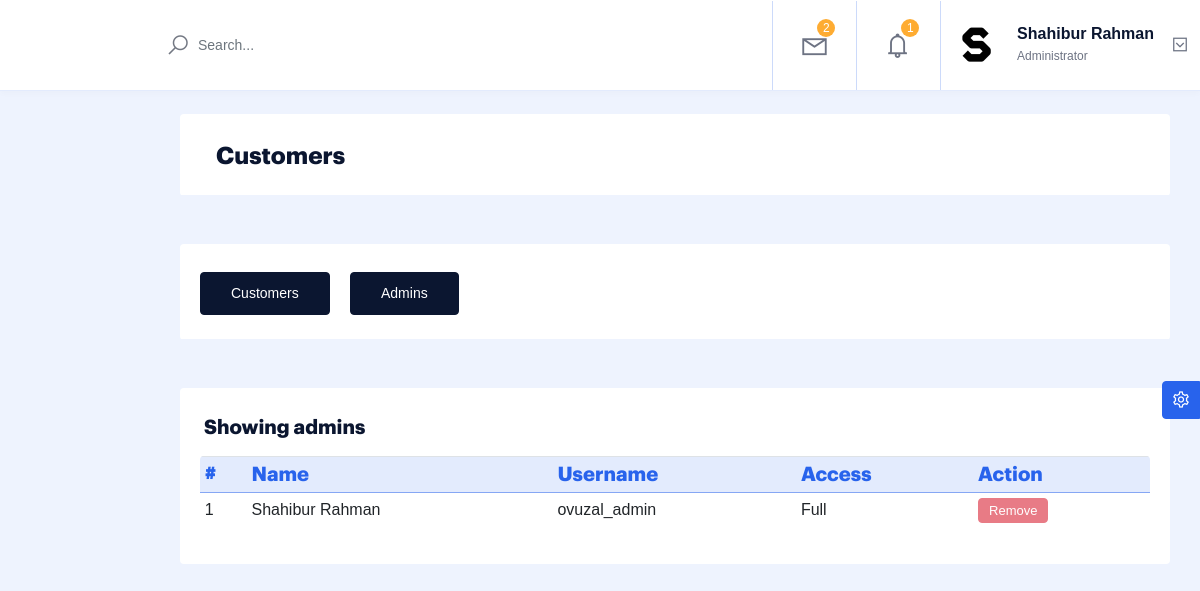
/dashboard/user/admin (signed in), run on the app's committed database.
### src/admin/models.py (models this page shows, shortened)
class User(db.Model,UserMixin):
    id = db.Column(db.Integer, primary_key=True)
    name = db.Column(db.String(30), unique=False, nullable=False)
    username = db.Column(db.String(80), unique=True, nullable=False)
    email = db.Column(db.String(120), unique=True, nullable=False)
    password = db.Column(db.String(180), unique=False, nullable=False)
    profile = db.Column(db.String(80), unique=False, nullable=False,default='profile.jpg')
    access=db.Column(db.String(20), unique=False, nullable=True,default='Full')
    is_admin =db.Column(db.Boolean, nullable=False,default=True)
    is_confirm=db.Column(db.Boolean, nullable=False,default=False)

### src/admin/routes.py (the view)
@app.route('/dashboard/user/<string:name>')
@login_required
def dashboard_users(name=''):
    if is_admin() is False:
        return register_error_handler(404, page_not_found)
    customers=Register.query.all()
    admins=User.query.all()
    if name == 'admin':
        return render_template('admin/users.html',title="Admin Page",admins=admins)
    else:
        return render_template('admin/users.html',title="Admin Page",customers=customers)

### src/admin/routes.py (called while the page is built)
def is_admin():
    id=current_user.id
    user=User.query.get_or_404(id)
    return user.is_admin

### src/customers/models.py (called while the page is built)
@login_manager.user_loader
def user_loader(user_id):
    return Register.query.get(user_id)

### src/templates/admin/users.html (shortened to what this page needs)
{% extends "admin/layout.html" %}
{% block head %}
    <link rel="stylesheet" href="{{url_for('static',filename='assets/css/datatables.min.css')}}">
    <link rel="stylesheet" href="{{url_for('static',filename='assets/css/line-awesome.min.css')}}">
    <link rel="stylesheet" href="{{url_for('static',filename='assets/css/jquery.mCustomScrollbar.css')}}">
    <link rel="stylesheet" href="{{url_for('static',filename='assets/css/bootstrap-select.min.css')}}">
    <link rel="stylesheet" href="{{url_for('static',filename='assets/css/bootstrap.css')}}">
    <link rel="stylesheet" href="{{url_for('static',filename='assets/css/bootstrap-slider.css')}}">
    <link rel="stylesheet" href="{{url_for('static',filename='assets/css/style.min.css')}}">
{% endblock head %}
{% block content %}
    <section class="mainpanel">
        <div class="pagebody">
            <div class="card mb-5 mt-4">
                <div class="card-header py-4">
                <h4 class="text-secondary font-weight-bold mb-0 mt-1
                     ml-3">Customers
                </h4>
                </div>
            </div>
            <div class="card mb-5 mt-4">
                <div class="card-header py-4">
                    <ul class="button-group mt-1">
                        <li><button type="button" class="btn btn-secondary waves-effect waves-light">
                                <a style="color: white;" href="{{url_for('dashboard_users',name='customer')}}" > Customers</a>
                            </button>
                        </li>
                        <li class="ml-3"><button type="button" class="btn btn-secondary waves-effect waves-light"><a style="color: white;" href="{{url_for('dashboard_users',name='admin')}}">Admins</a></button>
                        </li>
                    </ul>
                </div>
            </div>
            <div class="card mb-5">
                <div class="card-body">
                {% if admins %}
                <h5 class="text-secondary font-weight-bold mb-0 mt-2
                     ml-1">Showing admins
                </h5>
                <table class="table table-sm table-condensed table-striped table-hover mt-3">
                    <thead class="table-theme-bg">
                        <th style="font-size: 20px;">#</th>
                        <th style="font-size: 20px;">Name</th>
                        <th style="font-size: 20px;">Username</th>
                        <th style="font-size: 20px;">Access</th>
                        <th colspan="2" style="font-size: 20px;">Action</th>
                    </thead>
                    <tbody>
                        {% for admin in admins %}
                        <tr>
                            <td>{{loop.index}}</td>
                            <td>{{admin.name}}</td>
                            <td>{{admin.username}}</td>
                             <td>{{admin.access}}</td>
                            <td>
                                {% if admin.access == 'Full' %}
                                <button type="button" class="btn btn-danger btn-sm" data-toggle="modal" data-target="#exampleModal-{{admin.id}}" disabled>Remove</button>
                                {% else %}
                                <button type="button" class="btn btn-danger btn-sm" data-toggle="modal" data-target="#exampleModal-{{admin.id}}">Remove</button>
                                {% endif %}
                            </td>
                        </tr>
                        {% endfor %}
                    </tbody>
                </table>
                {% endif %}
                </div>
            </div>
        </div>
    </section>
{% endblock content %}

### src/templates/admin/layout.html (shortened to what this page needs)
<!DOCTYPE html>
<html lang="en">
<head>
{% block head %}
{% endblock head %}
</head>
<body>
    <div class="theme-setting-wrapper ">
        <button type="button" id="settings-trigger" class="btn btn-primary waves-effect waves-primary">
            <i class="la la-cog"></i>
        </button>
    </div>
    <header class="header fixed-top d-flex align-items-center">
        <div class="br-header d-flex w-100">
            <div class="br-header-left">
                <form class="searchbar d-flex align-items-center pl-3">
                    <i class="la la-search"></i>
                    <input class="form-control border-0 pl-2" type="search" placeholder="Search...">
                </form>
            </div>
            <div class="br-header-right ml-auto">
                <nav class="nav">
                    <div class="dropdown">
                        <a href="" class="nav-link position-relative dropdown-toggle waves-effect waves-primary" id="dropdownMSG" data-toggle="dropdown">
                            <i class="la la-envelope-o"></i>
                            <span class="badge badge-accent">2</span>
                        </a>
                    </div>
                    <div class="dropdown">
                        <a href="" class="nav-link position-relative dropdown-toggle waves-effect waves-primary" id="dropdownNOTY" data-toggle="dropdown">
                            <i class="la la-bell"></i>
                            <span class="badge badge-accent ">1</span>
                        </a>
                    </div>
                    <div class="dropdown">
                        <a href="" class="nav-link-profile d-flex dropdown-toggle" data-toggle="dropdown" id="dropdownprofile">
                        {% if session['image'] %}
                            {% set image=session['image'] %}
                            <img src="{{url_for('static',filename='images/'+image)}}" class="rounded" alt="" width="50">
                            {% else %}
                            <img src="{{url_for('static',filename='assets/image/img3.jpg')}}" class="rounded" alt="" width="50">
                        {% endif %}
                            <span class="logged-name px-3">
                                {% if session['name'] %}
                                {{session['name']}}
                                {% else %}
                                 Swap Admin
                                 {% endif %}
                                <br><small class="pt-3">Administrator</small></span>
                            <i class="profile-dropdown la la-caret-square-o-down"></i>
                        </a>
                    </div>
                </nav>
            </div>
        </div>
    </header>
{% block content %}
{% endblock content %}
</body>
</html>

### data on the page
User: name "Shahibur Rahman", username "ovuzal_admin", access "Full"
